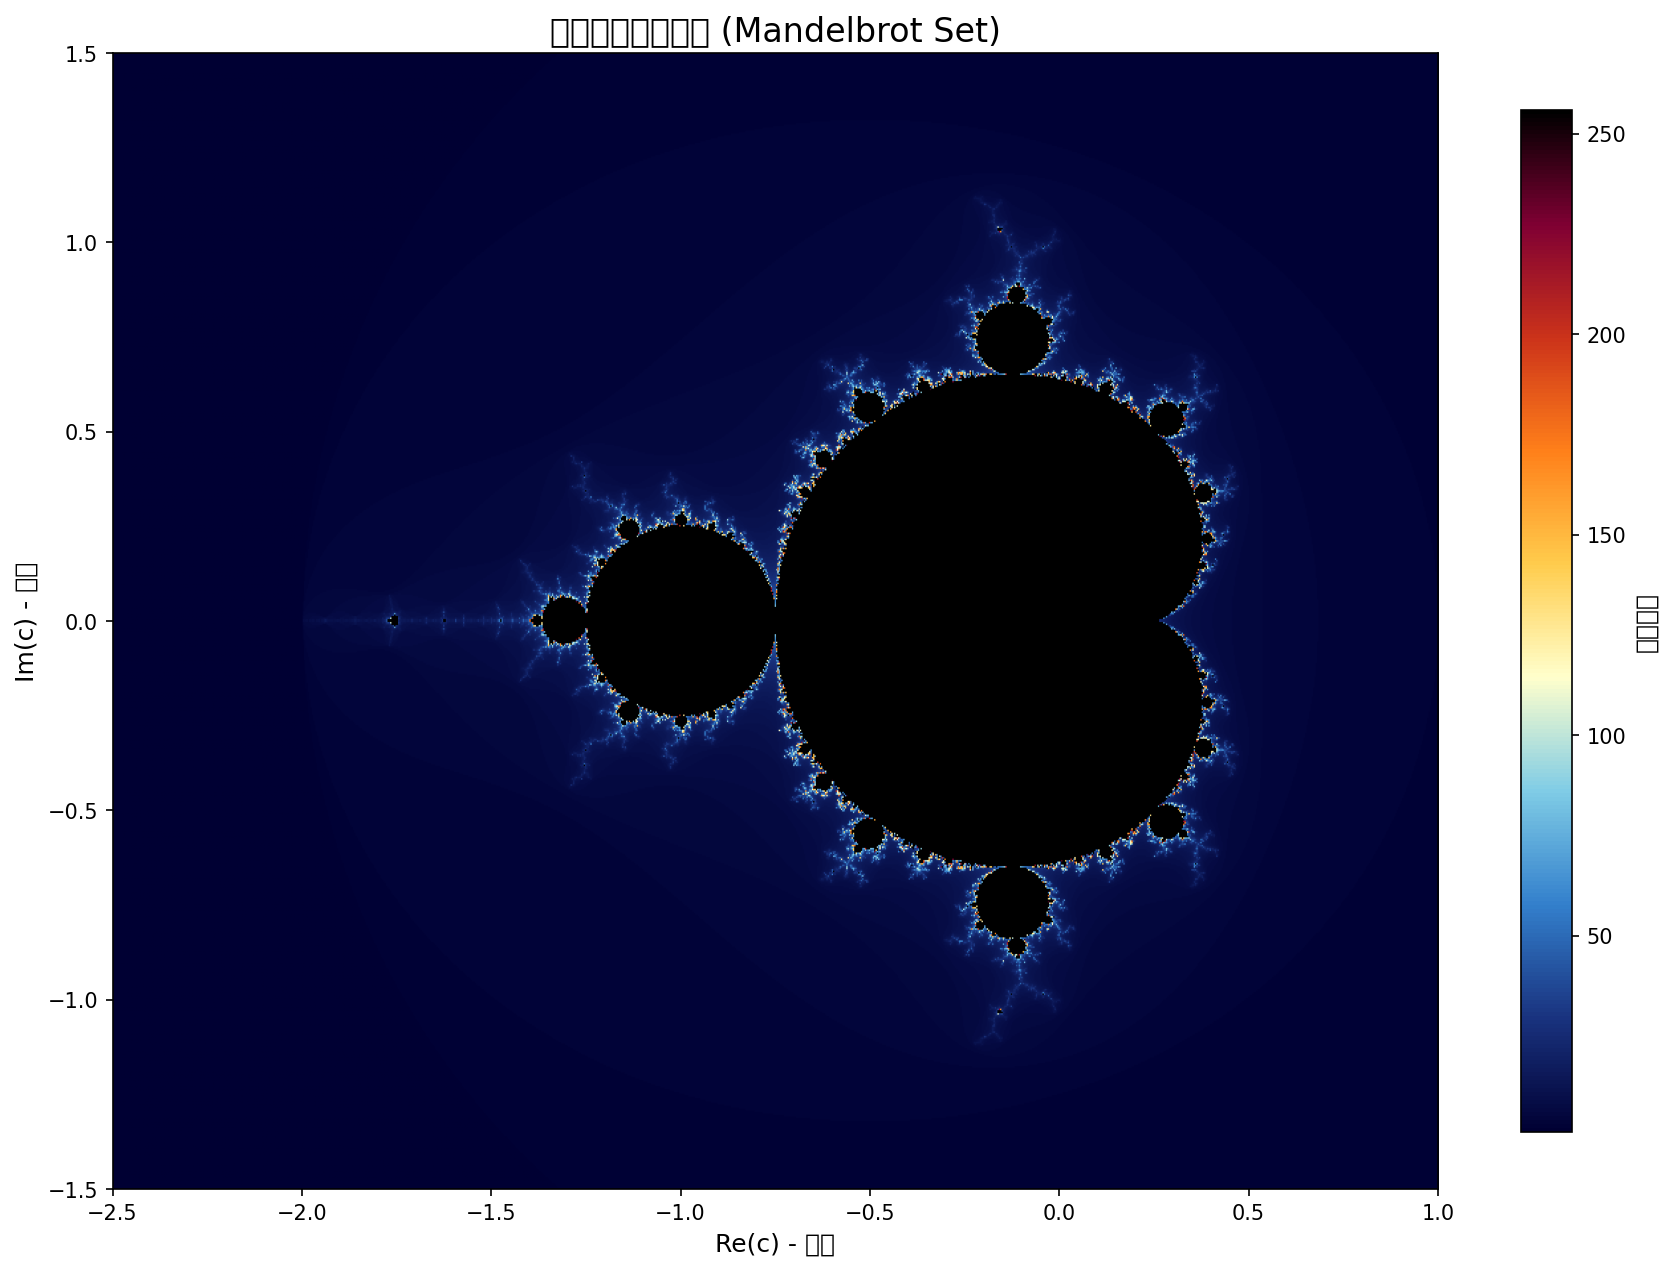

Python code for this plot:
#!/usr/bin/env python3
"""
マンデルブロ集合を描画するスクリプト (インタラクティブ版)
M1 Mac (Apple Silicon) 対応

操作方法:
- マウスホイール: 拡大/縮小
- 左クリック: クリック位置を中心に移動（パン）
- 右クリック: クリック位置を中心にズームイン
- 'r' キー: 初期表示にリセット
- 's' キー: 現在の表示を画像として保存
- 'q' キー: 終了
"""

import copy
import sys
from dataclasses import dataclass
from typing import Tuple, Optional, Dict, Callable, TYPE_CHECKING

import numpy as np
import matplotlib.pyplot as plt
from matplotlib.colors import LinearSegmentedColormap
from matplotlib.backend_bases import MouseEvent, KeyEvent, MouseButton
from matplotlib.text import Text
import matplotlib as mpl

if TYPE_CHECKING:
    from matplotlib.figure import Figure
    from matplotlib.axes import Axes
    from matplotlib.image import AxesImage
    from matplotlib.colorbar import Colorbar


# =============================================================================
# 定数
# =============================================================================
@dataclass(frozen=True)
class ViewerConfig:
    """ビューア設定の定数。

    Attributes:
        INITIAL_BOUNDS: 初期表示範囲 (xmin, xmax, ymin, ymax)
        ZOOM_FACTOR_SCROLL_IN: スクロールズームイン倍率
        ZOOM_FACTOR_SCROLL_OUT: スクロールズームアウト倍率
        ZOOM_FACTOR_RIGHT_CLICK: 右クリックズーム倍率
        DEFAULT_WIDTH: デフォルト画像幅 (ピクセル)
        DEFAULT_HEIGHT: デフォルト画像高さ (ピクセル)
        DEFAULT_MAX_ITER: デフォルト最大反復回数
        FIGURE_SIZE: ウィンドウサイズ (幅, 高さ)
        FIGURE_DPI: 表示DPI
        SAVE_DPI: 保存DPI
        INITIAL_X_RANGE: 初期x軸範囲 (ズームレベル計算用)
        PROGRESS_BAR_WIDTH: プログレスバー文字幅
        COLORMAP_COLORS: カラーマップ用RGB色リスト
    """
    # 初期表示範囲 (xmin, xmax, ymin, ymax)
    INITIAL_BOUNDS: Tuple[float, float, float, float] = (-2.5, 1.0, -1.5, 1.5)

    # ズーム倍率
    ZOOM_FACTOR_SCROLL_IN: float = 0.8
    ZOOM_FACTOR_SCROLL_OUT: float = 1.25
    ZOOM_FACTOR_RIGHT_CLICK: float = 0.8

    # 表示設定
    DEFAULT_WIDTH: int = 800
    DEFAULT_HEIGHT: int = 600
    DEFAULT_MAX_ITER: int = 256
    FIGURE_SIZE: Tuple[int, int] = (12, 9)
    FIGURE_DPI: int = 100
    SAVE_DPI: int = 150

    # 初期x軸範囲 (ズームレベル計算用)
    INITIAL_X_RANGE: float = 3.5

    # プログレスバー
    PROGRESS_BAR_WIDTH: int = 30

    # カラーマップ用の色定義 (RGB タプルのリスト)
    COLORMAP_COLORS: Tuple[Tuple[float, float, float], ...] = (
        (0.0, 0.0, 0.2),
        (0.1, 0.2, 0.5),
        (0.2, 0.5, 0.8),
        (0.5, 0.8, 0.9),
        (1.0, 1.0, 0.8),
        (1.0, 0.8, 0.3),
        (1.0, 0.5, 0.1),
        (0.8, 0.2, 0.1),
        (0.5, 0.0, 0.2),
        (0.0, 0.0, 0.0),
    )


CONFIG = ViewerConfig()

# 操作説明 (コンソール出力とGUI表示で共有)
USAGE_LINES: Tuple[Tuple[str, str], ...] = (
    ("マウスホイール", "拡大/縮小"),
    ("左クリック", "クリック位置を中心に移動（パン）"),
    ("右クリック", "クリック位置を中心にズームイン"),
    ("'r' キー", "初期表示にリセット"),
    ("'s' キー", "現在の表示を画像として保存"),
    ("'q' キー", "終了"),
)


# =============================================================================
# macOS用の日本語フォント設定
# =============================================================================
mpl.rcParams['font.family'] = [
    'Hiragino Sans', 'Hiragino Maru Gothic Pro', 'sans-serif'
]


# =============================================================================
# ユーティリティ関数
# =============================================================================
def create_colormap(colors: Tuple[Tuple[float, float, float], ...] = CONFIG.COLORMAP_COLORS) -> LinearSegmentedColormap:
    """美しいカラーマップを作成する。

    Args:
        colors: RGB色のタプル (各要素は0.0-1.0)

    Returns:
        作成したカラーマップ
    """
    return LinearSegmentedColormap.from_list("mandelbrot", list(colors), N=256)


def print_progress_bar(
    progress: float,
    bar_width: int = CONFIG.PROGRESS_BAR_WIDTH
) -> None:
    """プログレスバーを表示する。

    Args:
        progress: 進捗率 (0.0-1.0)
        bar_width: バーの文字幅
    """
    filled = int(progress * bar_width)
    empty = bar_width - filled
    percent = int(progress * 100)
    sys.stdout.write(
        f"\r🔄 計算中(py): [{'█' * filled}{'░' * empty}] {percent:>3}%"
    )
    sys.stdout.flush()


def format_usage_for_console() -> str:
    """コンソール出力用の操作説明を生成する。

    Returns:
        整形された操作説明文字列
    """
    lines = ["マンデルブロ集合ビューアを起動中...", "", "操作方法:"]
    for key, desc in USAGE_LINES:
        lines.append(f"  - {key}: {desc}")
    lines.append("")
    return "\n".join(lines)


def format_usage_for_gui() -> str:
    """GUI表示用の操作説明を生成する。

    Returns:
        整形された操作説明文字列 (短縮版)
    """
    # GUIでは短縮表記を使用
    short_descs = {
        "マウスホイール": "ホイール",
        "'r' キー": "r",
        "'s' キー": "s",
        "'q' キー": "q",
    }
    lines = ["操作:"]
    for key, desc in USAGE_LINES:
        short_key = short_descs.get(key, key)
        # 最後の3つはまとめて表示
        if key in ("'r' キー", "'s' キー", "'q' キー"):
            continue
        lines.append(f"  - {short_key}: {desc}")
    lines.append("  - r: リセット, s: 保存, q: 終了")
    return "\n".join(lines)


# =============================================================================
# マンデルブロ集合計算
# =============================================================================

# Rust拡張の読み込みを試行
try:
    import mandelbrot_rs
    _USE_RUST = True
except ImportError:
    _USE_RUST = False


def _mandelbrot_python(
    xmin: float,
    xmax: float,
    ymin: float,
    ymax: float,
    width: int,
    height: int,
    max_iter: int,
    show_progress: bool = True
) -> np.ndarray:
    """Pure Python版マンデルブロ集合計算 (フォールバック用)。"""
    # 複素平面上のグリッドを生成
    x = np.linspace(xmin, xmax, width)
    y = np.linspace(ymin, ymax, height)
    X, Y = np.meshgrid(x, y)
    C = X + 1j * Y

    Z = np.zeros_like(C)
    M = np.zeros_like(C, dtype=float)

    # プログレスバー更新頻度: max_iter の1%ごと (最低1回)
    update_interval = max(1, max_iter // 100)

    for i in range(max_iter):
        mask = np.abs(Z) <= 2
        Z[mask] = Z[mask] * Z[mask] + C[mask]
        M[mask] = i + 1

        # プログレスバー表示
        if show_progress and (i % update_interval == 0 or i == max_iter - 1):
            progress = (i + 1) / max_iter
            print_progress_bar(progress)

    if show_progress:
        print(" 完了!")

    return M


def mandelbrot_set_vectorized(
    xmin: float,
    xmax: float,
    ymin: float,
    ymax: float,
    width: int,
    height: int,
    max_iter: int,
    show_progress: bool = True
) -> np.ndarray:
    """マンデルブロ集合を計算する。

    Rust拡張が利用可能な場合は高速なRust版を使用し、
    そうでない場合はPure Python版にフォールバックする。

    Args:
        xmin: x軸の最小値
        xmax: x軸の最大値
        ymin: y軸の最小値
        ymax: y軸の最大値
        width: 画像幅 (ピクセル)
        height: 画像高さ (ピクセル)
        max_iter: 最大反復回数
        show_progress: プログレスバーを表示するか

    Returns:
        反復回数を格納した2次元配列 (height x width)
    """
    if _USE_RUST:
        if show_progress:
            sys.stdout.write("🚀 Rust版で計算中...")
            sys.stdout.flush()
        result = mandelbrot_rs.mandelbrot_set_vectorized(
            xmin, xmax, ymin, ymax, width, height, max_iter
        )
        if show_progress:
            print(" 完了!")
        return result
    else:
        return _mandelbrot_python(
            xmin, xmax, ymin, ymax, width, height, max_iter, show_progress
        )



# =============================================================================
# ViewBounds クラス
# =============================================================================
@dataclass
class ViewBounds:
    """表示範囲を管理するデータクラス。

    Attributes:
        xmin: x軸の最小値
        xmax: x軸の最大値
        ymin: y軸の最小値
        ymax: y軸の最大値
    """
    xmin: float
    xmax: float
    ymin: float
    ymax: float

    @classmethod
    def from_tuple(cls, bounds: Tuple[float, float, float, float]) -> 'ViewBounds':
        """タプルからインスタンスを生成する。

        Args:
            bounds: (xmin, xmax, ymin, ymax) のタプル

        Returns:
            新しい ViewBounds インスタンス
        """
        return cls(*bounds)

    def to_tuple(self) -> Tuple[float, float, float, float]:
        """タプルに変換する。

        Returns:
            (xmin, xmax, ymin, ymax) のタプル
        """
        return (self.xmin, self.xmax, self.ymin, self.ymax)

    @property
    def x_range(self) -> float:
        """x軸の範囲を取得する。"""
        return self.xmax - self.xmin

    @property
    def y_range(self) -> float:
        """y軸の範囲を取得する。"""
        return self.ymax - self.ymin

    @property
    def center(self) -> Tuple[float, float]:
        """中心座標を取得する。"""
        return ((self.xmin + self.xmax) / 2, (self.ymin + self.ymax) / 2)

    def zoom_to(
        self,
        x_center: float,
        y_center: float,
        factor: float
    ) -> 'ViewBounds':
        """指定した中心点に向かってズームする。

        Args:
            x_center: ズーム中心のx座標
            y_center: ズーム中心のy座標
            factor: ズーム倍率 (< 1でズームイン、> 1でズームアウト)

        Returns:
            新しい ViewBounds インスタンス
        """
        new_x_range = self.x_range * factor
        new_y_range = self.y_range * factor

        return ViewBounds(
            xmin=x_center - new_x_range / 2,
            xmax=x_center + new_x_range / 2,
            ymin=y_center - new_y_range / 2,
            ymax=y_center + new_y_range / 2
        )

    def pan_to(self, x_center: float, y_center: float) -> 'ViewBounds':
        """指定した点を中心に移動する。

        Args:
            x_center: 新しい中心のx座標
            y_center: 新しい中心のy座標

        Returns:
            新しい ViewBounds インスタンス
        """
        return self.zoom_to(x_center, y_center, 1.0)


# =============================================================================
# MandelbrotViewer クラス
# =============================================================================
class MandelbrotViewer:
    """インタラクティブなマンデルブロ集合ビューア。

    Attributes:
        width: 画像幅 (ピクセル)
        height: 画像高さ (ピクセル)
        max_iter: 最大反復回数
        cmap: カラーマップ
        initial_bounds: 初期表示範囲
        bounds: 現在の表示範囲
        save_counter: 画像保存カウンタ
    """

    def __init__(
        self,
        width: int = CONFIG.DEFAULT_WIDTH,
        height: int = CONFIG.DEFAULT_HEIGHT,
        max_iter: int = CONFIG.DEFAULT_MAX_ITER
    ) -> None:
        """ビューアを初期化する。

        Args:
            width: 画像幅 (ピクセル)
            height: 画像高さ (ピクセル)
            max_iter: 最大反復回数
        """
        self.width = width
        self.height = height
        self.max_iter = max_iter
        self.cmap = create_colormap()

        # 表示範囲
        self.initial_bounds = ViewBounds.from_tuple(CONFIG.INITIAL_BOUNDS)
        self.bounds = ViewBounds.from_tuple(CONFIG.INITIAL_BOUNDS)

        # 画像保存カウンタ
        self.save_counter = 0

        # プロット要素 (型ヒントのためにOptionalで初期化)
        self.fig: Optional['Figure'] = None
        self.ax: Optional['Axes'] = None
        self.im: Optional['AxesImage'] = None
        self.cbar: Optional['Colorbar'] = None
        self.status_text: Optional[Text] = None

        # キーハンドラマッピング
        self._key_handlers: Dict[str, Callable[[], None]] = {
            'r': self._reset_view,
            's': self._save_image,
            'q': self._quit,
        }

        self._setup_plot()
        self._update_image()

    def _setup_plot(self) -> None:
        """プロットの初期設定を行う。"""
        self.fig, self.ax = plt.subplots(
            figsize=CONFIG.FIGURE_SIZE,
            dpi=CONFIG.FIGURE_DPI
        )
        self.fig.canvas.manager.set_window_title('マンデルブロ集合ビューア')

        # 初期画像（ダミー）
        self.im = self.ax.imshow(
            np.zeros((self.height, self.width)),
            extent=list(self.bounds.to_tuple()),
            cmap=self.cmap,
            origin='lower',
            aspect='equal'
        )

        self._setup_labels()
        self._setup_colorbar()
        self._setup_status_text()
        self._setup_help_text()
        self._connect_events()

        plt.tight_layout()
        plt.subplots_adjust(bottom=0.1)

    def _setup_labels(self) -> None:
        """タイトルとラベルを設定する。"""
        self.ax.set_title('マンデルブロ集合 (Mandelbrot Set)', fontsize=16)
        self.ax.set_xlabel('Re(c) - 実部', fontsize=12)
        self.ax.set_ylabel('Im(c) - 虚部', fontsize=12)

    def _setup_colorbar(self) -> None:
        """カラーバーを設定する。"""
        self.cbar = plt.colorbar(self.im, ax=self.ax, shrink=0.8)
        self.cbar.set_label('反復回数', fontsize=12)

    def _setup_status_text(self) -> None:
        """ステータステキストを設定する。"""
        self.status_text = self.fig.text(
            0.02, 0.02, '',
            fontsize=10,
            transform=self.fig.transFigure,
            bbox=dict(boxstyle='round', facecolor='wheat', alpha=0.8)
        )

    def _setup_help_text(self) -> None:
        """操作説明テキストを設定する。"""
        self.fig.text(
            0.5, 0.02, format_usage_for_gui(),
            fontsize=9,
            ha='center',
            transform=self.fig.transFigure,
            bbox=dict(boxstyle='round', facecolor='lightblue', alpha=0.8)
        )

    def _connect_events(self) -> None:
        """イベントハンドラを接続する。"""
        self.fig.canvas.mpl_connect('scroll_event', self._on_scroll)
        self.fig.canvas.mpl_connect('button_press_event', self._on_press)
        self.fig.canvas.mpl_connect('key_press_event', self._on_key)

    def _update_image(self) -> None:
        """画像を更新する。"""
        self._set_status('計算中...')
        self.fig.canvas.draw_idle()
        self.fig.canvas.flush_events()

        # マンデルブロ集合を計算
        M = mandelbrot_set_vectorized(
            self.bounds.xmin, self.bounds.xmax,
            self.bounds.ymin, self.bounds.ymax,
            self.width, self.height, self.max_iter
        )

        # 画像を更新
        self.im.set_data(M)
        self.im.set_extent(list(self.bounds.to_tuple()))
        self.im.set_clim(0, self.max_iter)

        # ステータス更新
        self._update_status_display()
        self.fig.canvas.draw_idle()

    def _set_status(self, text: str) -> None:
        """ステータステキストを設定する。

        Args:
            text: 表示するテキスト
        """
        self.status_text.set_text(text)

    def _update_status_display(self) -> None:
        """ステータス表示を更新する。"""
        zoom_level = CONFIG.INITIAL_X_RANGE / self.bounds.x_range
        center_x, center_y = self.bounds.center
        self._set_status(
            f'中心: ({center_x:.6f}, {center_y:.6f}i) | ズーム: ×{zoom_level:.2f}'
        )

    def _on_scroll(self, event: MouseEvent) -> None:
        """マウスホイールによるズームを処理する。

        Args:
            event: マウスイベント
        """
        if event.inaxes != self.ax or event.xdata is None or event.ydata is None:
            return

        # ズーム倍率を決定
        zoom_factor = (
            CONFIG.ZOOM_FACTOR_SCROLL_IN if event.button == 'up'
            else CONFIG.ZOOM_FACTOR_SCROLL_OUT
        )

        # マウス位置を中心にズーム
        self.bounds = self.bounds.zoom_to(event.xdata, event.ydata, zoom_factor)
        self._update_image()

    def _on_press(self, event: MouseEvent) -> None:
        """マウスボタン押下を処理する。

        Args:
            event: マウスイベント
        """
        if event.inaxes != self.ax or event.xdata is None or event.ydata is None:
            return

        new_bounds = None
        if event.button == MouseButton.LEFT:
            # 左クリック: クリック位置を中心に移動
            new_bounds = self.bounds.pan_to(event.xdata, event.ydata)
        elif event.button == MouseButton.RIGHT:
            # 右クリック: ズームイン
            new_bounds = self.bounds.zoom_to(
                event.xdata, event.ydata,
                CONFIG.ZOOM_FACTOR_RIGHT_CLICK
            )

        if new_bounds is not None:
            self.bounds = new_bounds
            self._update_image()

    def _on_key(self, event: KeyEvent) -> None:
        """キー入力を処理する。

        Args:
            event: キーイベント
        """
        handler = self._key_handlers.get(event.key)
        if handler:
            handler()

    def _reset_view(self) -> None:
        """表示を初期状態にリセットする。"""
        self.bounds = copy.copy(self.initial_bounds)
        self._update_image()

    def _save_image(self) -> None:
        """現在の表示を画像として保存する。"""
        self.save_counter += 1
        filename = f'mandelbrot_{self.save_counter:03d}.png'
        self.fig.savefig(filename, dpi=CONFIG.SAVE_DPI, bbox_inches='tight')
        print(f"画像を保存しました: {filename}")

    def _quit(self) -> None:
        """ビューアを終了する。"""
        plt.close(self.fig)

    def show(self) -> None:
        """ビューアを表示する。"""
        plt.show()


# =============================================================================
# エントリーポイント
# =============================================================================
def main() -> None:
    """メイン関数。"""
    print(format_usage_for_console())

    viewer = MandelbrotViewer(
        width=CONFIG.DEFAULT_WIDTH,
        height=CONFIG.DEFAULT_HEIGHT,
        max_iter=CONFIG.DEFAULT_MAX_ITER
    )
    viewer.show()


if __name__ == "__main__":
    main()
